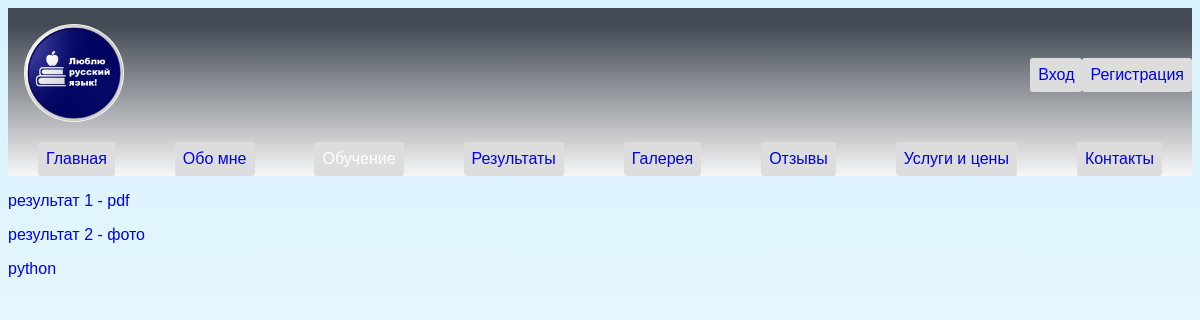
Before: /advantages/ with the older database file.
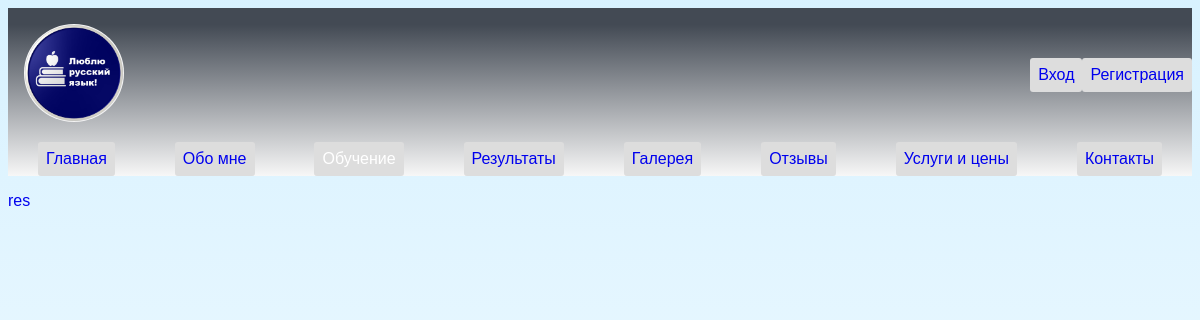
After: the same page with the newer database file.
### site_anna/models.py (models this page shows)
class Results(models.Model):
    name = models.TextField(max_length=20)
    pdf_file_results = models.FileField(
        upload_to="results_pdf/",
        blank=True,
        null=True,
        verbose_name="Путь/имя_файла   ",
    )
    created_at = models.DateTimeField(
        auto_now_add=True, verbose_name="Время загрузки файла "
    )
    class Meta:
        verbose_name = "Результат"
        verbose_name_plural = "Результаты"

### site_anna/views.py (the view)
# urls.py: path("advantages/", results, name="results"),
def results(request):
    results = Results.objects.all()
    return render(
        request, "results.html", {"flag": flag_user(request), "results": results}
    )

### site_anna/views.py (called while the page is built)
def flag_user(request):
    if request.user.is_authenticated:
        try:
            user = User.objects.get(pk=request.user.id)
            flag = 1 if user.on_the_list else 0
        except Exception as e:
            print(e)
    else:
        flag = 0
    return flag

### site_anna/templates/results.html (shortened to what this page needs)
{% extends 'main.html' %}
{% block content %}
  {% for res in results %}
    <p>
      <a href="{{ res.pdf_file_results.url }}">{{ res.name }}</a>
    </p>
  {% endfor %}
{% endblock %}

Changed rows visible on the page:
removed Results: name "результат 1 - pdf"
removed Results: name "результат 2 - фото"
removed Results: name "python"
added Results: name "res"
